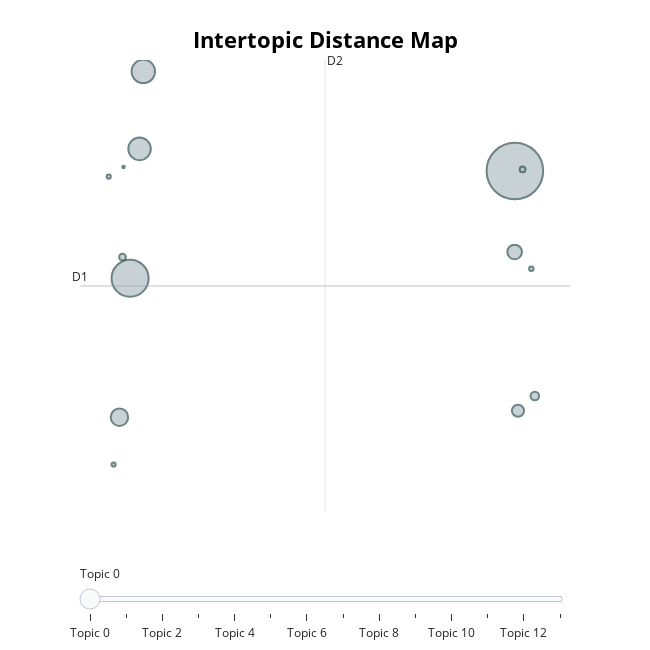

Notebook source saved alongside this figure:
### Code cell
topic_model_hdbscan.visualize_barchart(top_n_topics=15)
topic_model_hdbscan.visualize_topics()

### Figure 1 — Plotly figure (JSON) as saved in the notebook; plotly's stock layout.template omitted (floating-point values rounded to 4 significant figures)
{"data": [{"customdata": [[0, "01 | dukung | pilih | calon | orang", 9630], [1, "anies | presiden | baswedan | pilih | imin", 4131], [2, "debat | calon | presiden | kritik | cak", 1643], [3, "politik | partai | demokrasi | demokrat | pilih", 1532], [4, "cak | imin | anies | banget | foto", 917], [5, "video | videotron | pop | korea | 01", 641], [6, "twitter | media | berita | sosial | 01", 446], [7, "program | anies | 01 | misi | visi", 219], [8, "palestina | israel | merdeka | aksi | bela", 136], [9, "data | fakta | 01 | pakai | luhut", 98], [10, "strategi | 01 | strategy | strategis | tim", 61], [11, "respons | reply | respon | cak | imin", 52], [12, "viral | viralkan | ham | virus | anies", 51], [13, "store | app | unduh | play | urut", 19]], "hovertemplate": "<b>Topic %{customdata[0]}</b><br>%{customdata[1]}<br>Size: %{customdata[2]}", "legendgroup": "", "marker": {"color": "#B0BEC5", "line": {"color": "DarkSlateGrey", "width": 2}, "size": [9630, 4131, 1643, 1532, 917, 641, 446, 219, 136, 98, 61, 52, 51, 19], "sizemode": "area", "sizeref": 6.019, "symbol": "circle"}, "mode": "markers", "name": "", "orientation": "v", "showlegend": false, "type": "scatter", "x": [11.16, -8.852, -8.165, -8.36, -9.406, 11.15, 11.32, 12.2, -9.248, 11.56, 12.02, -9.709, -9.963, -9.194], "xaxis": "x", "y": [-0.1225, -0.6827, 0.3975, -0.006936, -1.408, -0.5452, -1.374, -1.297, -0.5723, -0.1145, -0.6327, -1.655, -0.1521, -0.102], "yaxis": "y"}], "layout": {"annotations": [{"showarrow": false, "text": "D1", "x": -11.46, "y": -0.723, "yshift": 10}, {"showarrow": false, "text": "D2", "x": 1.287, "xshift": 10, "y": 0.4571}], "height": 650, "hoverlabel": {"bgcolor": "white", "font": {"family": "Rockwell", "size": 16}}, "legend": {"itemsizing": "constant", "tracegroupgap": 0}, "margin": {"t": 60}, "shapes": [{"line": {"color": "#CFD8DC", "width": 2}, "type": "line", "x0": 1.287, "x1": 1.287, "y0": -1.903, "y1": 0.4571}, {"line": {"color": "#9E9E9E", "width": 2}, "type": "line", "x0": -11.46, "x1": 14.03, "y0": -0.723, "y1": -0.723}], "sliders": [{"active": 0, "pad": {"t": 50}, "steps": [{"args": [{"marker.color": [["red", "#B0BEC5", "#B0BEC5", "#B0BEC5", "#B0BEC5", "#B0BEC5", "#B0BEC5", "#B0BEC5", "#B0BEC5", "#B0BEC5", "#B0BEC5", "#B0BEC5", "#B0BEC5", "#B0BEC5"]]}], "label": "Topic 0", "method": "update"}, {"args": [{"marker.color": [["#B0BEC5", "red", "#B0BEC5", "#B0BEC5", "#B0BEC5", "#B0BEC5", "#B0BEC5", "#B0BEC5", "#B0BEC5", "#B0BEC5", "#B0BEC5", "#B0BEC5", "#B0BEC5", "#B0BEC5"]]}], "label": "Topic 1", "method": "update"}, {"args": [{"marker.color": [["#B0BEC5", "#B0BEC5", "red", "#B0BEC5", "#B0BEC5", "#B0BEC5", "#B0BEC5", "#B0BEC5", "#B0BEC5", "#B0BEC5", "#B0BEC5", "#B0BEC5", "#B0BEC5", "#B0BEC5"]]}], "label": "Topic 2", "method": "update"}, {"args": [{"marker.color": [["#B0BEC5", "#B0BEC5", "#B0BEC5", "red", "#B0BEC5", "#B0BEC5", "#B0BEC5", "#B0BEC5", "#B0BEC5", "#B0BEC5", "#B0BEC5", "#B0BEC5", "#B0BEC5", "#B0BEC5"]]}], "label": "Topic 3", "method": "update"}, {"args": [{"marker.color": [["#B0BEC5", "#B0BEC5", "#B0BEC5", "#B0BEC5", "red", "#B0BEC5", "#B0BEC5", "#B0BEC5", "#B0BEC5", "#B0BEC5", "#B0BEC5", "#B0BEC5", "#B0BEC5", "#B0BEC5"]]}], "label": "Topic 4", "method": "update"}, {"args": [{"marker.color": [["#B0BEC5", "#B0BEC5", "#B0BEC5", "#B0BEC5", "#B0BEC5", "red", "#B0BEC5", "#B0BEC5", "#B0BEC5", "#B0BEC5", "#B0BEC5", "#B0BEC5", "#B0BEC5", "#B0BEC5"]]}], "label": "Topic 5", "method": "update"}, {"args": [{"marker.color": [["#B0BEC5", "#B0BEC5", "#B0BEC5", "#B0BEC5", "#B0BEC5", "#B0BEC5", "red", "#B0BEC5", "#B0BEC5", "#B0BEC5", "#B0BEC5", "#B0BEC5", "#B0BEC5", "#B0BEC5"]]}], "label": "Topic 6", "method": "update"}, {"args": [{"marker.color": [["#B0BEC5", "#B0BEC5", "#B0BEC5", "#B0BEC5", "#B0BEC5", "#B0BEC5", "#B0BEC5", "red", "#B0BEC5", "#B0BEC5", "#B0BEC5", "#B0BEC5", "#B0BEC5", "#B0BEC5"]]}], "label": "Topic 7", "method": "update"}, {"args": [{"marker.color": [["#B0BEC5", "#B0BEC5", "#B0BEC5", "#B0BEC5", "#B0BEC5", "#B0BEC5", "#B0BEC5", "#B0BEC5", "red", "#B0BEC5", "#B0BEC5", "#B0BEC5", "#B0BEC5", "#B0BEC5"]]}], "label": "Topic 8", "method": "update"}, {"args": [{"marker.color": [["#B0BEC5", "#B0BEC5", "#B0BEC5", "#B0BEC5", "#B0BEC5", "#B0BEC5", "#B0BEC5", "#B0BEC5", "#B0BEC5", "red", "#B0BEC5", "#B0BEC5", "#B0BEC5", "#B0BEC5"]]}], "label": "Topic 9", "method": "update"}, {"args": [{"marker.color": [["#B0BEC5", "#B0BEC5", "#B0BEC5", "#B0BEC5", "#B0BEC5", "#B0BEC5", "#B0BEC5", "#B0BEC5", "#B0BEC5", "#B0BEC5", "red", "#B0BEC5", "#B0BEC5", "#B0BEC5"]]}], "label": "Topic 10", "method": "update"}, {"args": [{"marker.color": [["#B0BEC5", "#B0BEC5", "#B0BEC5", "#B0BEC5", "#B0BEC5", "#B0BEC5", "#B0BEC5", "#B0BEC5", "#B0BEC5", "#B0BEC5", "#B0BEC5", "red", "#B0BEC5", "#B0BEC5"]]}], "label": "Topic 11", "method": "update"}, {"args": [{"marker.color": [["#B0BEC5", "#B0BEC5", "#B0BEC5", "#B0BEC5", "#B0BEC5", "#B0BEC5", "#B0BEC5", "#B0BEC5", "#B0BEC5", "#B0BEC5", "#B0BEC5", "#B0BEC5", "red", "#B0BEC5"]]}], "label": "Topic 12", "method": "update"}, {"args": [{"marker.color": [["#B0BEC5", "#B0BEC5", "#B0BEC5", "#B0BEC5", "#B0BEC5", "#B0BEC5", "#B0BEC5", "#B0BEC5", "#B0BEC5", "#B0BEC5", "#B0BEC5", "#B0BEC5", "#B0BEC5", "red"]]}], "label": "Topic 13", "method": "update"}]}], "title": {"font": {"color": "Black", "size": 22}, "text": "<b>Intertopic Distance Map</b>", "x": 0.5, "xanchor": "center", "y": 0.95, "yanchor": "top"}, "width": 650, "xaxis": {"anchor": "y", "domain": [0, 1], "range": [-11.46, 14.03], "title": {"text": ""}, "visible": false}, "yaxis": {"anchor": "x", "domain": [0, 1], "range": [-1.903, 0.4571], "title": {"text": ""}, "visible": false}}}
